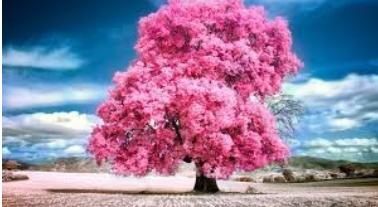
#> input picture Experiments/image.png, 378 x 207 px
$ python 'exp-15 direct linear.py'
#> lines starting #> are read from the running program, lines starting #| are printed output that depends on the picture
import cv2
import numpy as np

img = cv2.imread('image.png')
#> img is the input picture: shape (207, 378, 3); mean B, G, R 158.5, 127.1, 145.3

if img is None:
    print("Error: Image not found")
    exit()

h, w = img.shape[:2]
#> h = 207; w = 378

pts1 = np.float32([[0, 0],
                   [w-1, 0],
                   [w-1, h-1],
                   [0, h-1]])
#> pts1 = [[0, 0], [377, 0], [377, 206], [0, 206]]

pts2 = np.float32([[50, 50],
                   [w-100, 30],
                   [w-50, h-50],
                   [30, h-100]])

H = cv2.getPerspectiveTransform(pts1, pts2)

dlt = cv2.warpPerspective(img, H, (w, h))
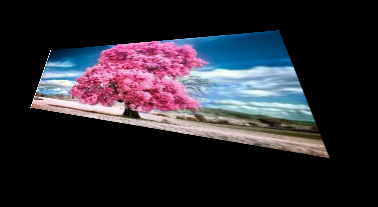
#> dlt: shape (207, 378, 3); mean B, G, R 48.3, 40.6, 43.8

cv2.imshow("Original", img)
cv2.imshow("DLT Result", dlt)
cv2.waitKey(0)
cv2.destroyAllWindows()

$ run again, with Experiments/1 exp.png copied over Experiments/image.png
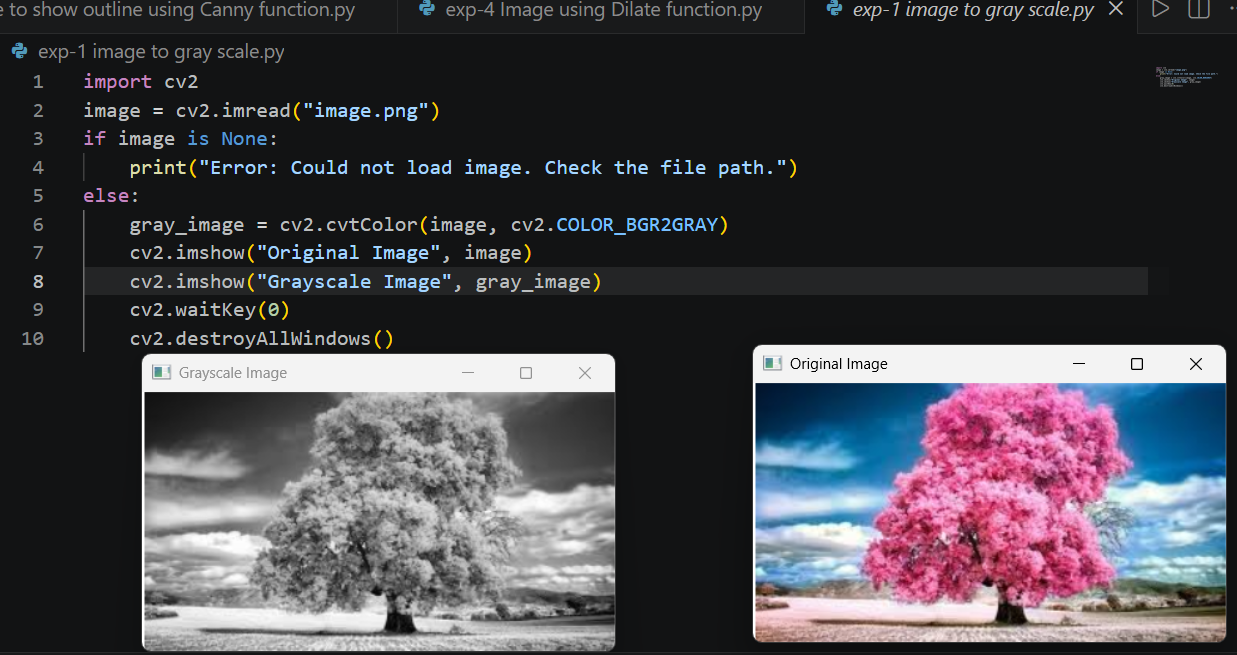
#> input picture Experiments/1 exp.png, 1237 x 655 px
#> img is the input picture: shape (655, 1237, 3); mean B, G, R 73.3, 67.7, 69.4
#> `dlt = cv2.warpPerspective(img, H, (w, h))`:
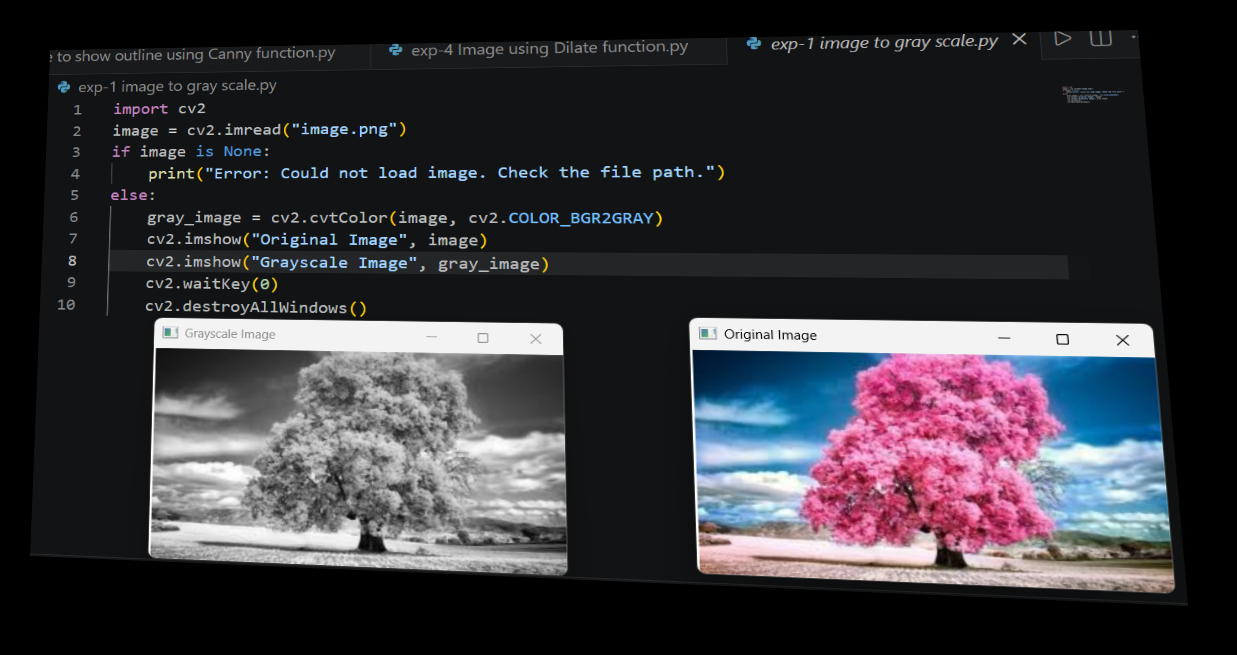
#> dlt: shape (655, 1237, 3); mean B, G, R 57.2, 52.4, 54.2
